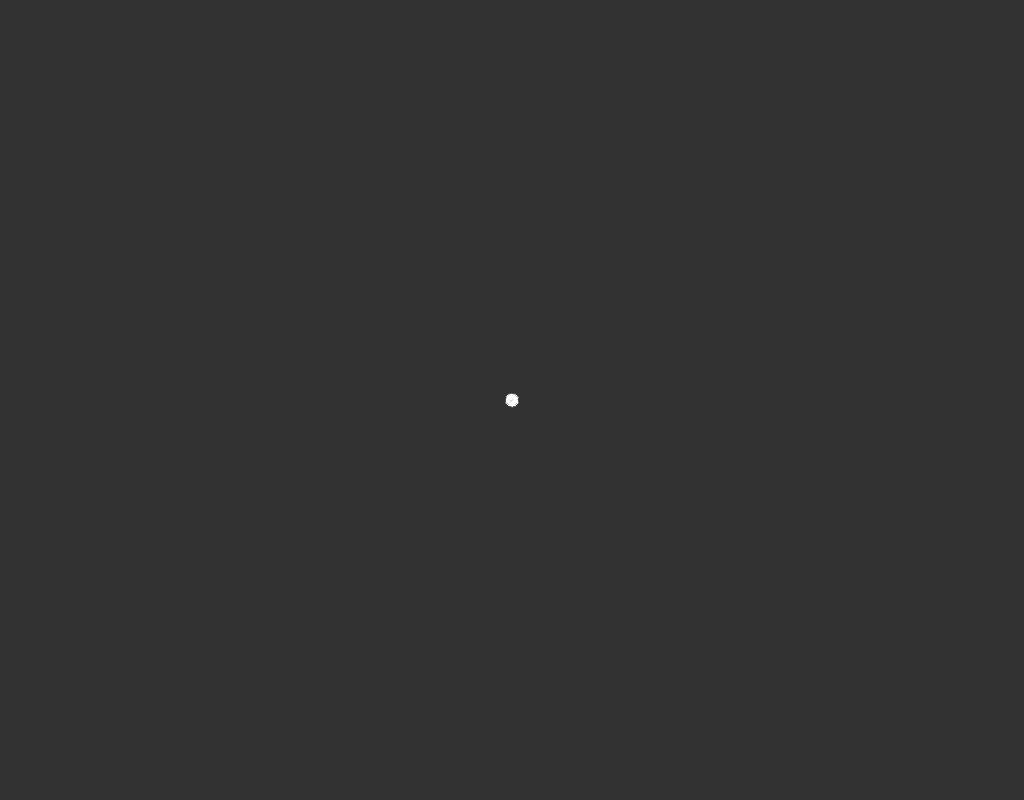
Frame 1 (no input)
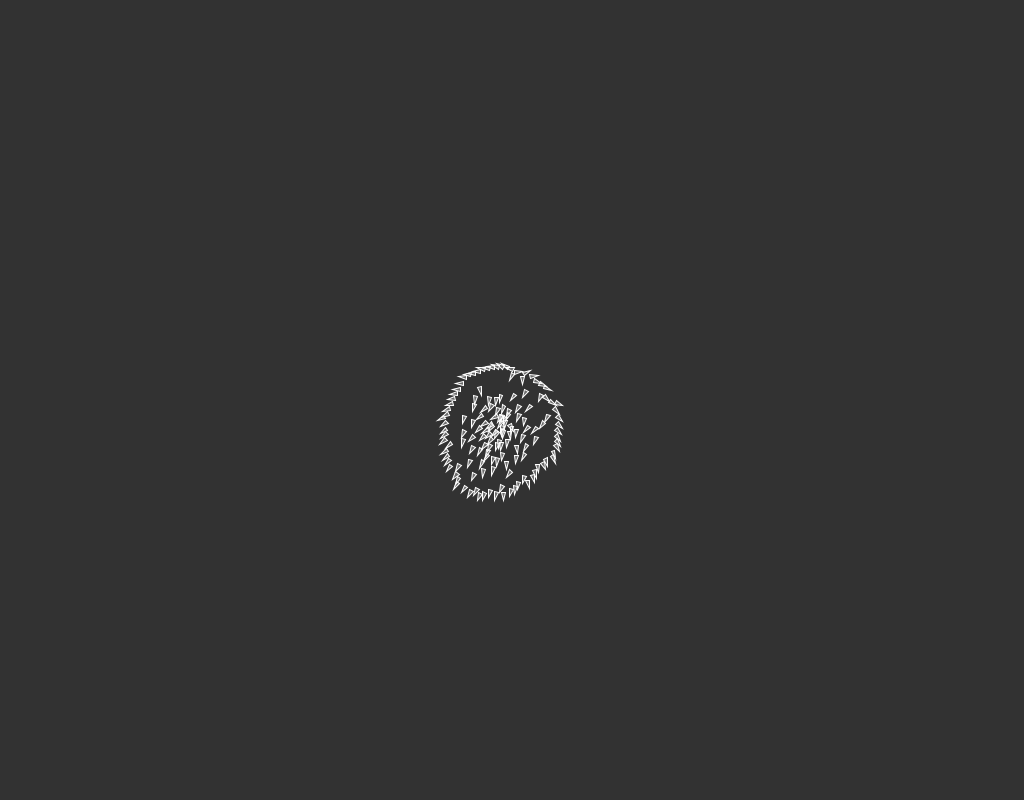
Frame 60 (the mouse pressed at the canvas centre just before this capture)
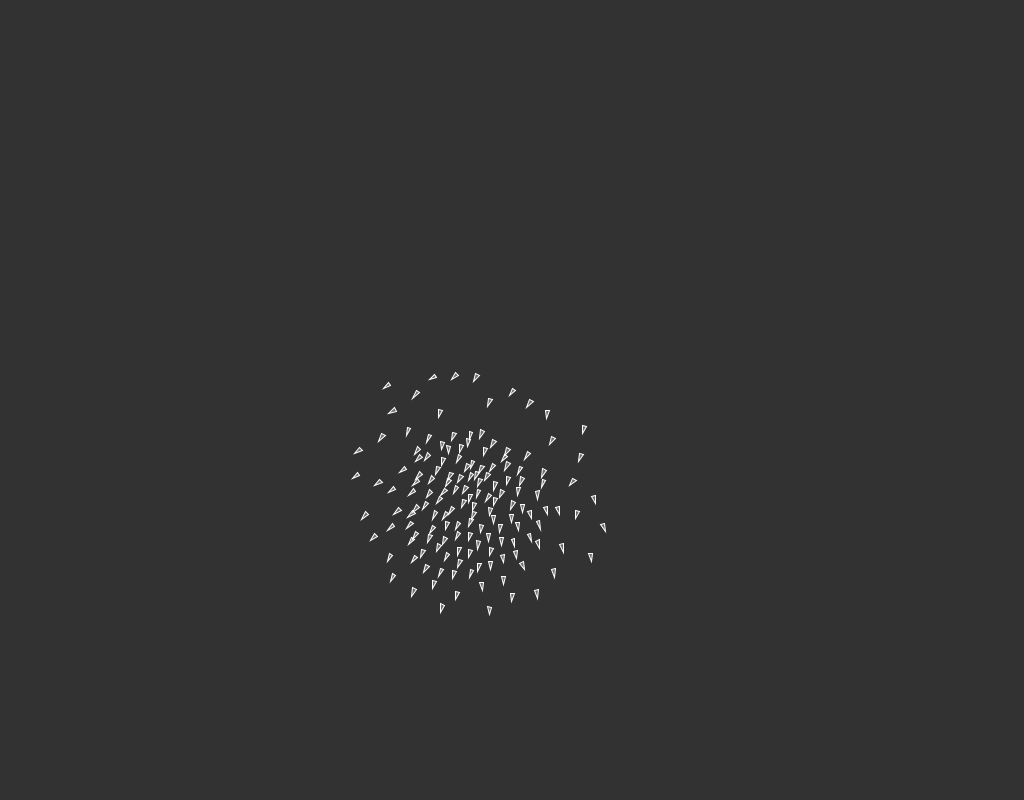
Frame 120 (the mouse held since frame 60 and released just before this capture)

The Processing sketch that drew these frames (run headless with seeded random() and noise(); from frame 60 on, the mouse is pressed at the canvas centre):

// Processing sketch: examples
// ── examples.pde
Flock flock;

void setup() {
    size(1024, 800);
    
    // Add an initial set of boids into the system
    flock = new Flock();
    for (int i = 0; i < 150; i++) {
        flock.addBoid(new Boid(width/2,height/2));
    }
}

void draw() {
    background(50);
    flock.run();
}

// Add a new boid into the System
void mousePressed() {
    flock.addBoid(new Boid(mouseX,mouseY));
}

// The Flock (a list of Boid objects)
public class Flock {
    ArrayList<Boid> boids;

    public Flock() {
        this.boids = new ArrayList<Boid>();
    }

    public void run() {
        for (Boid b : this.boids) {
            b.run(this.boids);  // Passing the entire list of boids to each boid individually
        }
    }

    public void addBoid(Boid b) {
        this.boids.add(b);
    }
}

// The Boid class
public class Boid {
    public PVector position;
    public PVector velocity;
    public PVector acceleration;
    
    private float r;
    private float maxforce;    // Maximum steering force
    private float maxspeed;    // Maximum speed

    public Boid(float x, float y) {
        this.acceleration = new PVector(0, 0);

        // This is a new PVector method not yet implemented in JS
        // velocity = PVector.random2D();

        // Leaving the code temporarily this way so that this example runs in JS
        float angle = random(TWO_PI);
        this.velocity = new PVector(cos(angle), sin(angle));

        this.position = new PVector(x, y);
        this.r = 2.0;
        this.maxspeed = 2;
        this.maxforce = 0.03;
    }

    public void run(ArrayList<Boid> boids) {
        this.flock(boids);
        this.update();
        this.borders();
        this.render();
    }

    void applyForce(PVector force) {
        // We could add mass here if we want A = F / M
        this.acceleration.add(force);
    }

    // We accumulate a new acceleration each time based on three rules
    void flock(ArrayList<Boid> boids) {
        PVector sep = this.separate(boids);   // Separation
        PVector ali = this.align(boids);      // Alignment
        PVector coh = this.cohesion(boids);   // Cohesion
        // Arbitrarily weight these forces
        sep.mult(1.5);
        ali.mult(1.0);
        coh.mult(1.0);
        // Add the force vectors to acceleration
        this.applyForce(sep);
        this.applyForce(ali);
        this.applyForce(coh);
    }

    // Method to update position
    private void update() {
        // Update velocity
        this.velocity.add(this.acceleration);
        // Limit speed
        this.velocity.limit(this.maxspeed);
        this.position.add(this.velocity);
        // Reset acceleration to 0 each cycle
        this.acceleration.mult(0);
    }

    // Wraparound
    private void borders() {
        if (this.position.x < -r) this.position.x = width+r;
        if (this.position.y < -r) this.position.y = height+r;
        if (this.position.x > width+r) this.position.x = -r;
        if (this.position.y > height+r) this.position.y = -r;
    }

    private void render() {
        // Draw a triangle rotated in the direction of velocity
        float theta = this.velocity.heading2D() + radians(90);
        // heading2D() above is now heading() but leaving old syntax until Processing.js catches up
        
        fill(200, 100);
        stroke(255);
        pushMatrix();
        {
            translate(this.position.x, this.position.y);
            rotate(theta);
            beginShape(TRIANGLES);
            vertex(0, -r*2);
            vertex(-r, r*2);
            vertex(r, r*2);
            endShape();
        }
        popMatrix();
    }

    // Separation
    // Method checks for nearby boids and steers away
    private PVector separate (ArrayList<Boid> boids) {
        float desiredseparation = 25.0f;
        PVector steer = new PVector(0, 0, 0);
        int count = 0;

        // For every boid in the system, check if it's too close
        for (Boid other : boids) {
            float d = PVector.dist(this.position, other.position);

            // If the distance is greater than 0 and less than an arbitrary amount (0 when you are yourself)
            if ((d > 0) && (d < desiredseparation)) {
                // Calculate vector pointing away from neighbor
                PVector diff = PVector.sub(this.position, other.position);
                diff.normalize();
                diff.div(d);        // Weight by distance
                steer.add(diff);
                count++;            // Keep track of how many
            }
        }
        // Average -- divide by how many
        if (count > 0) {
            steer.div((float)count);
        }

        // As long as the vector is greater than 0
        if (steer.mag() > 0) {
            // First two lines of code below could be condensed with new PVector setMag() method
            // Not using this method until Processing.js catches up
            // steer.setMag(maxspeed);

            // Implement Reynolds: Steering = Desired - Velocity
            steer.normalize();
            steer.mult(this.maxspeed);
            steer.sub(this.velocity);
            steer.limit(this.maxforce);
        }

        return steer;
    }

    // Alignment
    // For every nearby boid in the system, calculate the average velocity
    private PVector align (ArrayList<Boid> boids) {
        float neighbordist = 50;
        PVector sum = new PVector(0, 0);
        int count = 0;

        for (Boid other : boids) {
            float d = PVector.dist(this.position, other.position);
            if ((d > 0) && (d < neighbordist)) {
                sum.add(other.velocity);
                count++;
            }
        }

        if (count > 0) {
            sum.div((float)count);
            // First two lines of code below could be condensed with new PVector setMag() method
            // Not using this method until Processing.js catches up
            // sum.setMag(this.maxspeed);

            // Implement Reynolds: Steering = Desired - Velocity
            sum.normalize();
            sum.mult(this.maxspeed);
            PVector steer = PVector.sub(sum, this.velocity);
            steer.limit(this.maxforce);
            return steer;
        } 
        else {
            return new PVector(0, 0);
        }
    }

    // Cohesion
    // For the average position (i.e. center) of all nearby boids, calculate steering vector towards that position
    private PVector cohesion (ArrayList<Boid> boids) {
        float neighbordist = 50;
        PVector sum = new PVector(0, 0);   // Start with empty vector to accumulate all positions
        int count = 0;
        
        for (Boid other : boids) {
            float d = PVector.dist(this.position, other.position);
            if ((d > 0) && (d < neighbordist)) {
                sum.add(other.position); // Add position
                count++;
            }
        }

        if (count > 0) {
            sum.div(count);
            return seek(sum);  // Steer towards the position
        }
        else {
            return new PVector(0, 0);
        }
    }

    // A method that calculates and applies a steering force towards a target
    // STEER = DESIRED MINUS VELOCITY
    private PVector seek(PVector target) {
        PVector desired = PVector.sub(target, position);  // A vector pointing from the position to the target
        // Scale to maximum speed
        desired.normalize();
        desired.mult(this.maxspeed);

        // Above two lines of code below could be condensed with new PVector setMag() method
        // Not using this method until Processing.js catches up
        // desired.setMag(this.maxspeed);

        // Steering = Desired minus Velocity
        PVector steer = PVector.sub(desired, this.velocity);
        steer.limit(maxforce);  // Limit to maximum steering force
        return steer;
    }
}
